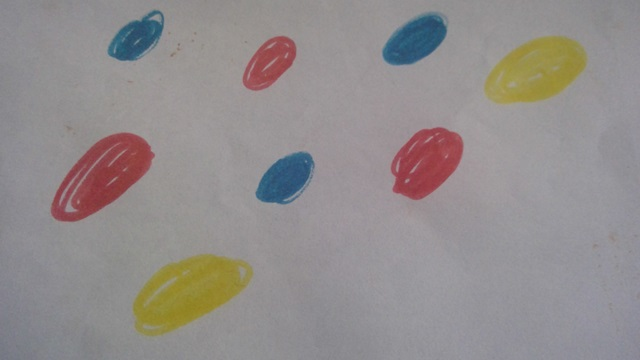
#> input picture openCV/Contanto por colores/WIN_20240324_18_17_47_Pro.jpg, 640 x 360 px, given in place of the camera
$ python sigueme_V.2.py
#> lines starting #> are read from the running program, lines starting #| are printed output that depends on the picture; after the words box and inside, x2 and y2 are one past the last pixel; in counts of white or black regions, pixels touching at a corner belong together

#MySigueme_V2.0
#10 octubre 2018 00:58 am
#Incorporo el control de colores a detectar

import cv2
import numpy as np
import serial
import time

# Iniciamos la camara
#captura = cv2.VideoCapture(0)
captura = cv2.VideoCapture(1)
#captura = cv2.VideoCapture('http://192.168.1.137:8080/video')

#ser = serial.Serial('/dev/ttyUSB0', 115200)
ser = serial.Serial('COM3', 115200)

def nothing(x):
   pass

#Creamos una ventana llamada 'control' en la que habra todos los sliders
cv2.namedWindow('control')
cv2.createTrackbar('Hue Minimo','control',0,255,nothing)
#> slider 'Hue Minimo' is set to 51
cv2.createTrackbar('Hue Maximo','control',0,255,nothing)
#> slider 'Hue Maximo' is set to 255
cv2.createTrackbar('Saturation Minimo','control',0,255,nothing)
#> slider 'Saturation Minimo' is set to 51
cv2.createTrackbar('Saturation Maximo','control',0,255,nothing)
#> slider 'Saturation Maximo' is set to 255
cv2.createTrackbar('Value Minimo','control',0,255,nothing)
#> slider 'Value Minimo' is set to 51
cv2.createTrackbar('Value Maximo','control',0,255,nothing)
#> slider 'Value Maximo' is set to 255

while(1):

	# Capturamos una imagen y la convertimos de RGB -> HSV
	_, imagen = captura.read()
#> imagen is the input picture: shape (360, 640, 3); mean B, G, R 140.7, 141.2, 146.5
	hsv = cv2.cvtColor(imagen, cv2.COLOR_BGR2HSV)
#> hsv: shape (360, 640, 3); mean H, S, V 110.9, 24.2, 149.8

	#Los valores maximo y minimo de H,S y V se guardan en funcion de la posicion de los sliders
	hMin = cv2.getTrackbarPos('Hue Minimo','control')
	hMax = cv2.getTrackbarPos('Hue Maximo','control')
	sMin = cv2.getTrackbarPos('Saturation Minimo','control')
	sMax = cv2.getTrackbarPos('Saturation Maximo','control')
	vMin = cv2.getTrackbarPos('Value Minimo','control')
	vMax = cv2.getTrackbarPos('Value Maximo','control')

	#Se crea un array con las posiciones minimas y maximas
	lower=np.array([hMin,sMin,vMin])
	upper=np.array([hMax,sMax,vMax])

	#Deteccion de colores
	mask = cv2.inRange(hsv, lower, upper)
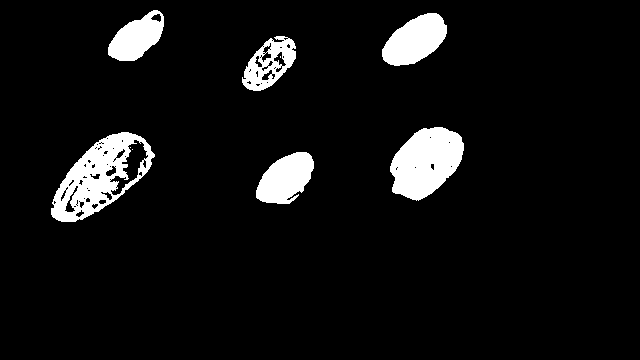
#> mask: shape (360, 640); 6.8% white; 9 white regions (3 under 20 px), largest, box (x1, y1, x2, y2) and area: (51, 132, 155, 222) 4195, (390, 127, 464, 201) 3776, (382, 13, 447, 66) 2266, (256, 152, 314, 204) 2065, (108, 10, 164, 61) 1713, (242, 36, 296, 91) 1533

	#Filtrar el ruido con un CLOSE seguido de un OPEN
	kernel = np.ones((6,6),np.uint8)
	mask = cv2.morphologyEx(mask, cv2.MORPH_CLOSE, kernel)
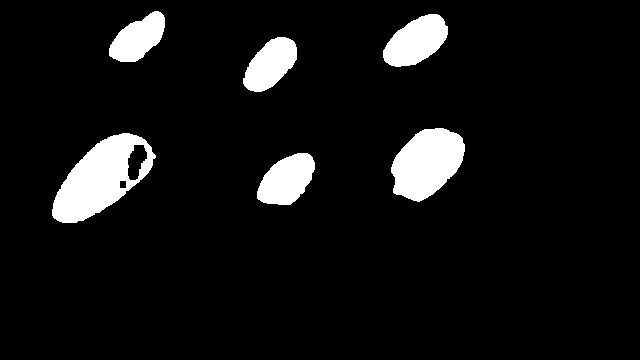
#> mask: shape (360, 640); 7.3% white; 6 white regions, box (x1, y1, x2, y2) and area: (52, 133, 156, 223) 4915, (391, 128, 465, 202) 3806, (383, 14, 448, 67) 2266, (257, 153, 315, 205) 2091, (243, 37, 297, 92) 1911, (109, 11, 165, 62) 1763
	mask = cv2.morphologyEx(mask, cv2.MORPH_OPEN, kernel)
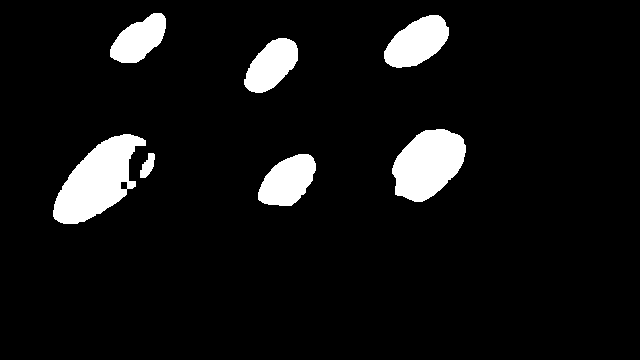
#> mask: shape (360, 640); 7.2% white; 7 white regions, largest, box (x1, y1, x2, y2) and area: (53, 134, 146, 224) 4567, (392, 129, 466, 202) 3798, (384, 15, 449, 68) 2266

	# Encontrar el area de los objetos que detecta la camara
	moments = cv2.moments(mask)
#> moments = moments, m00 4237080, centre m10/m00, m01/m00 = (265.2, 129.2)
	area = moments['m00']
#> area = 4237080

	# Descomentar para ver el area por pantalla
	print (area)
#| 4237080.0

 #aqui pongo el codigo del servomotor, repetido 2 veces...

	if moments['m00'] > 0:

		# Buscamos el centro x, y del objeto
		x = int(moments['m10'] / moments['m00'])
#> x = 265
		y = int(moments['m01'] / moments['m00'])
#> y = 129

		# Mostramos sus coordenadas por pantalla
		# time.sleep(1)

		print("x = ", x)
#| x =  265

		if area < 3000000:
			ser.write(b'f')
			time.sleep(0.01)
			ser.write(b'p')

		elif x < 200:
			ser.write(b'i')
			time.sleep(0.01)
			ser.write(b'p')

		elif x > 350:
			ser.write(b'd')
			time.sleep(0.01)
			ser.write(b'p')

		elif x > 200 and x < 350:
			ser.write(b'p')
		else:
			ser.write(b'p')

		print("y = ", y)
#| y =  129

		# Dibujamos una marca en el centro del objeto
		cv2.rectangle(imagen, (x, y), (x + 2, y + 2), (0, 0, 255), 2)
#> imagen: shape (360, 640, 3); 0.01% of pixels changed, all inside (x1, y1, x2, y2) = (264, 128, 269, 133)

	# Mostramos la imagen original con la marca del centro y
	# la mascara
	cv2.imshow('mask', mask)
	cv2.imshow('Camara', imagen)
	tecla = cv2.waitKey(5) & 0xFF
#> (key Esc is pressed here)
	if tecla == 27:  # ESC
		break

cv2.destroyAllWindows()

$ run again, on openCV/Contanto por colores/mesa.png
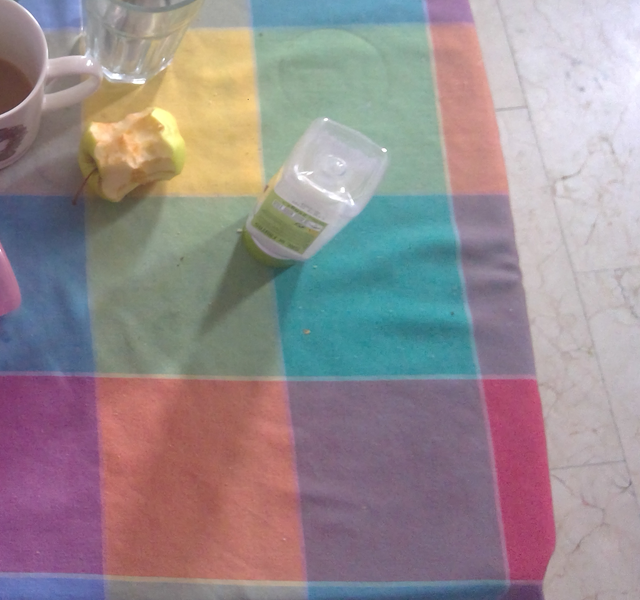
#> input picture openCV/Contanto por colores/mesa.png, 640 x 600 px, given in place of the camera
#> imagen is the input picture: shape (600, 640, 3); mean B, G, R 143.5, 140.2, 151.1
#> hsv: shape (600, 640, 3); mean H, S, V 92.4, 65.7, 165.7
#> `mask = cv2.inRange(hsv, lower, upper)`:
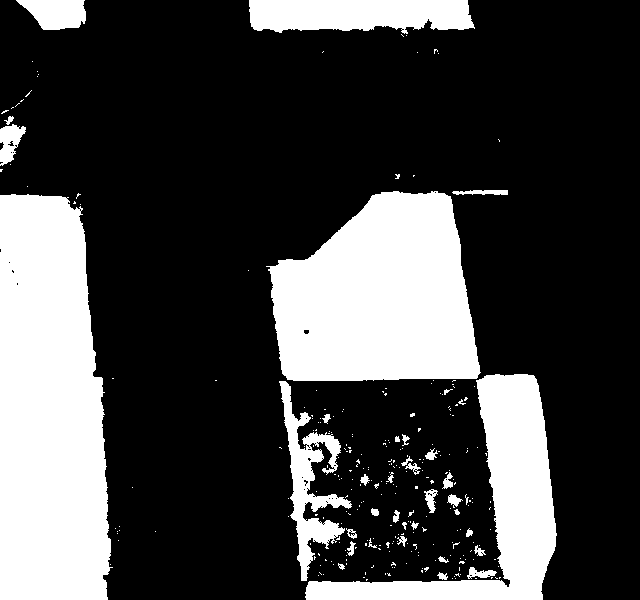
#> mask: shape (600, 640); 26.7% white; 282 white regions (246 under 20 px), largest, box (x1, y1, x2, y2) and area: (0, 194, 113, 600) 39469, (266, 191, 481, 381) 31078, (305, 374, 557, 600) 16433
#> `mask = cv2.morphologyEx(mask, cv2.MORPH_OPEN, kernel)`:
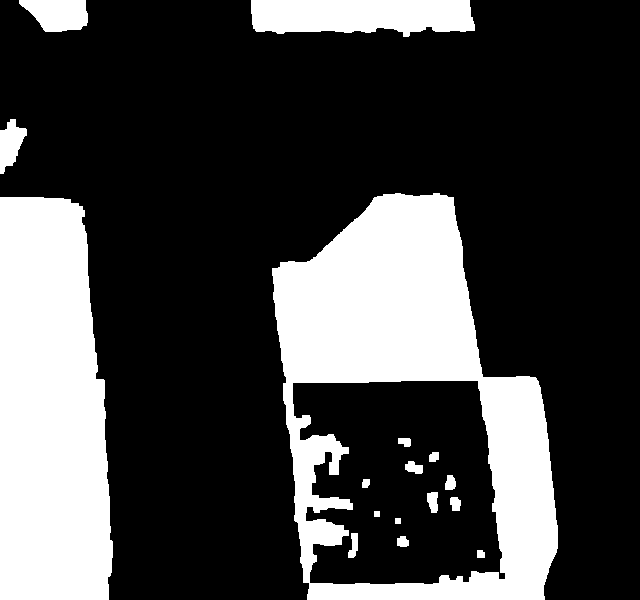
#> mask: shape (600, 640); 27% white; 17 white regions, largest, box (x1, y1, x2, y2) and area: (272, 193, 558, 600) 52852, (0, 197, 113, 600) 40198, (251, 0, 475, 37) 6957
#> moments = moments, m00 26482005, centre m10/m00, m01/m00 = (258.6, 361.8)
#> area = 26482005
#| 26482005.0
#> x = 258
#> y = 361
#| x =  258
#| y =  361
#> imagen: shape (600, 640, 3); 0.01% of pixels changed, all inside (x1, y1, x2, y2) = (257, 360, 262, 365)
